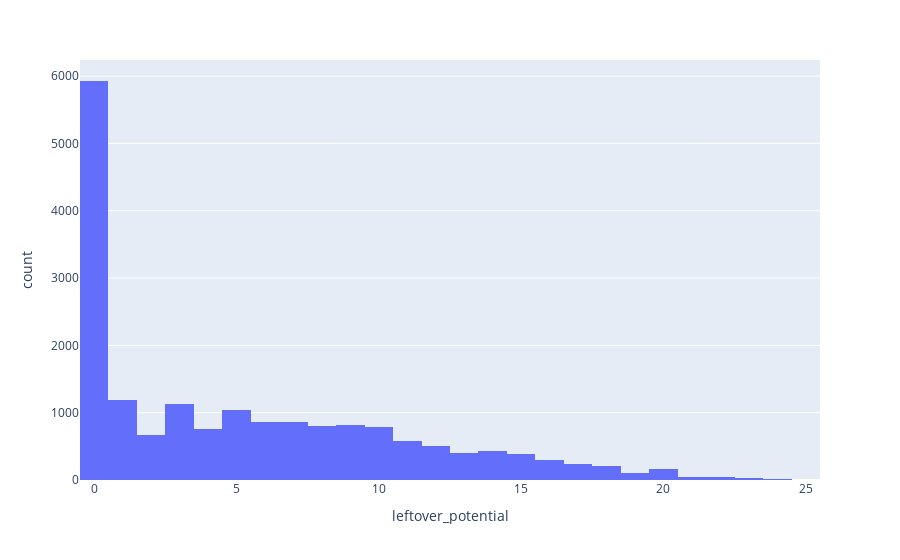

This figure's notebook cell:
### Markdown cell above
Next create a histogram that shows how often how much potential is still left over. We could use the same built-in method as above, but let's use `plotly` instead. Note that you can either give the function a Series object or specify the name of the column for which to draw the histogram using the parameter `x` (or both).

### Code cell
fig = px.histogram(selected_df, x='leftover_potential')
# fig = px.histogram(selected_df.loc[:,'leftover_potential'], x='leftover_potential')  # also works
# fig = px.histogram(selected_df.loc[:,'leftover_potential'])                          # also works
fig.show()

### Figure 1 — Plotly figure (JSON) as saved in the notebook; plotly's stock layout.template omitted (floating-point values rounded to 4 significant figures; data arrays with more than 128 entries replaced by an {"elided": "..."} marker saying what was removed)
{"data": [{"alignmentgroup": "True", "bingroup": "x", "hovertemplate": "leftover_potential=%{x}<br>count=%{y}<extra></extra>", "legendgroup": "", "marker": {"color": "#636efa", "pattern": {"shape": ""}}, "name": "", "offsetgroup": "", "orientation": "v", "showlegend": false, "type": "histogram", "x": {"elided": "18278 int values"}, "xaxis": "x", "yaxis": "y"}], "layout": {"barmode": "relative", "legend": {"tracegroupgap": 0}, "margin": {"t": 60}, "xaxis": {"anchor": "y", "domain": [0, 1], "title": {"text": "leftover_potential"}}, "yaxis": {"anchor": "x", "domain": [0, 1], "title": {"text": "count"}}}}
